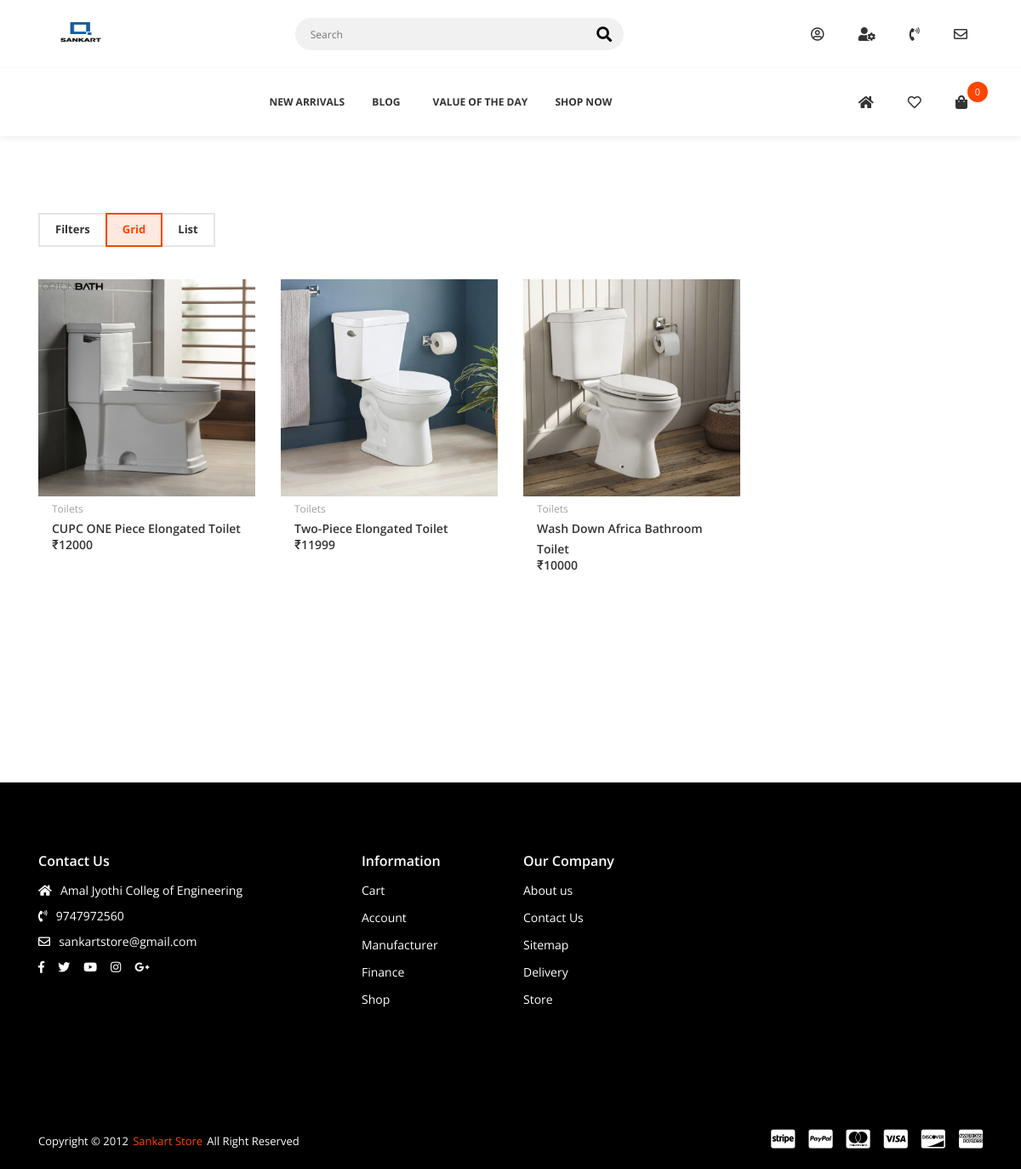
/category/toilets/, run on the app's committed database.
### shop_app/models.py (models this page shows, shortened)
class Product(models.Model):
    product_name = models.CharField(max_length=200, unique=True)
    slug = models.SlugField(max_length=200, unique=True)
    description = models.TextField(max_length=500, blank=True)
    price = models.IntegerField()
    images = models.ImageField(upload_to='photos/product')
    display = models.ImageField(upload_to='photos/display',default="a3.png")
    stock = models.IntegerField()
    is_available = models.BooleanField(default=True)
    is_featured = models.BooleanField(default=False)
    category = models.ForeignKey(Category, on_delete=models.CASCADE)
    created_date = models.DateField(auto_now_add=True)
    modified_date = models.DateField(auto_now=True)
    def get_url(self):
        return reverse('product_detail', args=[self.category.slug, self.slug])

class Category(models.Model):
    category_name = models.CharField(max_length=50, unique=True)
    slug = models.SlugField(max_length=100, unique=True)
    description = models.TextField(max_length=255, blank=True)
    cat_image = models.ImageField(upload_to='photos/categories', blank=True)
    class Meta:
        verbose_name = 'category'
        verbose_name_plural = 'categories'
    def get_url(self):
        return reverse('products_by_category', args=[self.slug])
    def __str__(self):
        return self.category_name  #shows the name

### shop_app/views.py (the view)
def store(request, category_slug=None):
    categories = None
    products = None
    if category_slug != None:
        categories = get_object_or_404(Category, slug=category_slug)
        products = Product.objects.filter(
            category=categories, is_available=True)
        paginator = Paginator(products, 8)
        page = request.GET.get('page')
        paged_products = paginator.get_page(page)
        product_count = products.count()
    else:
        products = Product.objects.all().filter(is_available=True).order_by('id')
        paginator = Paginator(products, 8)
        page = request.GET.get('page')
        paged_products = paginator.get_page(page)
        product_count = products.count()
    context = {
        'products': paged_products,
        'product_count': product_count,
    }
    return render(request, 'shop.html', context)

### cart/context_processors.py (called while the page is built)
def counter(request):
    cart_count = 0
    if 'admin' in request.path:
        return {}
    else:
        try:
            cart = Cart.objects.filter(cart_id=_cart_id(request))
            if request.user.is_authenticated:
                cart_items = CartItem.objects.all().filter(user=request.user)
            else:
                cart_items = CartItem.objects.all().filter(cart=cart[:1])
            for cart_item in cart_items:
                cart_count += cart_item.quantity
        except Cart.DoesNotExist:
            cart_count = 0
    return dict(cart_count=cart_count)

### cart/views.py (called while the page is built)
def _cart_id(request):
    cart = request.session.session_key
    if not cart:
        cart = request.session.create()
    return cart

### shop_app/context_processors.py (called while the page is built)
def menu_links(request):
    links = Category.objects.all()
    return dict(links=links)

### wishlist/context_processors.py (called while the page is built)
def counter(request):
    wishlist_count = 0
    if 'admin' in request.path:
        return {}
    else:
        try:
            wishlist = Wishlist.objects.filter(wishlist_id=_wishlist_id(request))
            if request.user.is_authenticated:
                wishlist_items = WishlistItem.objects.all().filter(user=request.user)
            else:
                wishlist_items = WishlistItem.objects.all().filter(wishlist=wishlist[:1])
            for wishlist_item in wishlist_items:
                wishlist_count += wishlist_item.quantity
        except Wishlist.DoesNotExist:
            wishlist_count = 0
    return dict(wishlist_count=wishlist_count)

### wishlist/views.py (called while the page is built)
def _wishlist_id(request):
    wishlist = request.session.session_key
    if not wishlist:
        wishlist = request.session.create()
    return wishlist

### templates/shop.html (shortened to what this page needs)
{% extends 'base.html' %}
{% load static %}
{% block content %}
        <div class="app-content">
            <div class="u-s-p-y-90">
                <div class="container">
                    <div class="row">
                        <div class="col-lg-12">
                            <div class="shop-p">
                                <div class="shop-p__toolbar u-s-m-b-30">
                                    <div class="shop-p__tool-style">
                                        <div class="tool-style__group u-s-m-b-8">
                                            <span class="js-shop-filter-target" data-side="#side-filter">Filters</span>
                                            <span class="js-shop-grid-target is-active">Grid</span>
                                            <span class="js-shop-list-target">List</span></div>
                                    </div>
                                </div>
                                <div class="shop-p__collection">
                                    <div class="row is-grid-active">
                                        {% for product in products %}
                                        <div class="col-lg-3 col-md-4 col-sm-6">
                                            <div class="product-m">
                                                <div class="product-m__thumb">
                                                    <a class="aspect aspect--bg-grey aspect--square u-d-block" href="{{product.get_url}}">
                                                        <img class="aspect__img" src="{{product.images.url}}" style="width:600 height:600;" alt=""></a>
                                                </div>
                                                <div class="product-m__content">
                                                    <div class="product-m__category">
                                                        <a href="#">{{product.category}}</a></div>
                                                    <div class="product-m__name">
                                                        <a href="{{product.get_url}}">{{product.product_name}}</a></div>
                                                    <div class="product-m__price">₹{{product.price}}</div>
                                                </div>
                                            </div>
                                        </div>
                                        {% endfor %}
                                    </div>
                                </div>
                                <div class="u-s-p-y-60">
                                </div>
                            </div>
                        </div>
                    </div>
                </div>
            </div>
        </div>
{% endblock %}

### data on the page
Product: images (picture), category "Toilets", product_name "CUPC ONE Piece Elongated Toilet", price "12000"
Product: images (picture), category "Toilets", product_name "Two-Piece Elongated Toilet", price "11999"
Product: images (picture), category "Toilets", product_name "Wash Down Africa Bathroom Toilet", price "10000"

### other printed values
{{ cart_count }} "0"
